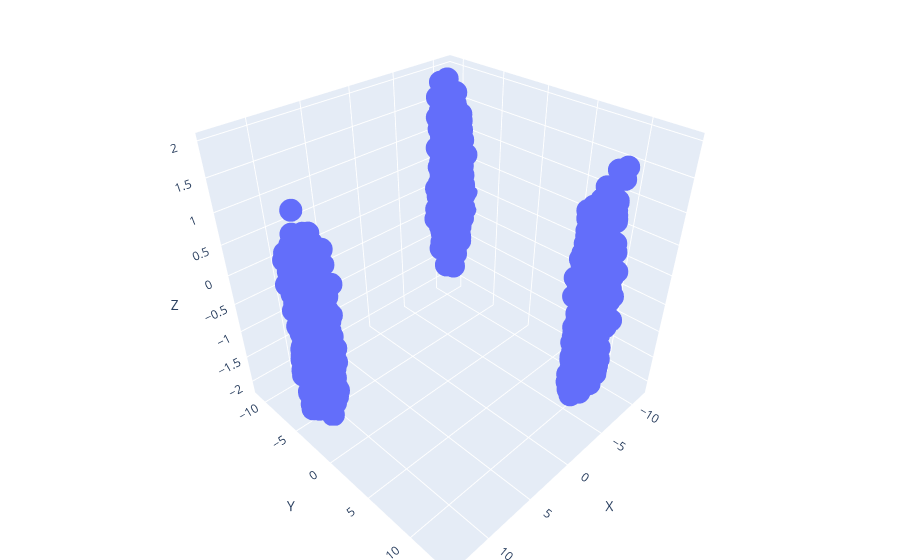

Source (notebook cell):
### Code cell
famd = FAMD(n_components=len(df.columns)).fit_transform(df)
pm = pacmap.PaCMAP(n_components=3,apply_pca=False).fit_transform(famd)
pm = pd.DataFrame(pm)
pm.columns = ['X','Y','Z']
#um['cluster'] = df['cluster'].astype(str)
fig = px.scatter_3d(pm, 
                x='X',y='Y',z='Z')
fig.update_layout(showlegend=False)
fig.update_layout(margin=dict(l=0, r=0, b=0, t=0))
fig.show()

### Figure 1 — Plotly figure (JSON) as saved in the notebook; plotly's stock layout.template omitted (floating-point values rounded to 4 significant figures; data arrays with more than 128 entries replaced by an {"elided": "..."} marker saying what was removed)
{"data": [{"hovertemplate": "X=%{x}<br>Y=%{y}<br>Z=%{z}<extra></extra>", "legendgroup": "", "marker": {"color": "#636efa", "symbol": "circle"}, "mode": "markers", "name": "", "scene": "scene", "showlegend": false, "type": "scatter3d", "x": {"elided": "1000 float values"}, "y": {"elided": "1000 float values"}, "z": {"elided": "1000 float values"}}], "layout": {"legend": {"tracegroupgap": 0}, "margin": {"b": 0, "l": 0, "r": 0, "t": 0}, "scene": {"domain": {"x": [0, 1], "y": [0, 1]}, "xaxis": {"title": {"text": "X"}}, "yaxis": {"title": {"text": "Y"}}, "zaxis": {"title": {"text": "Z"}}}, "showlegend": false}}
